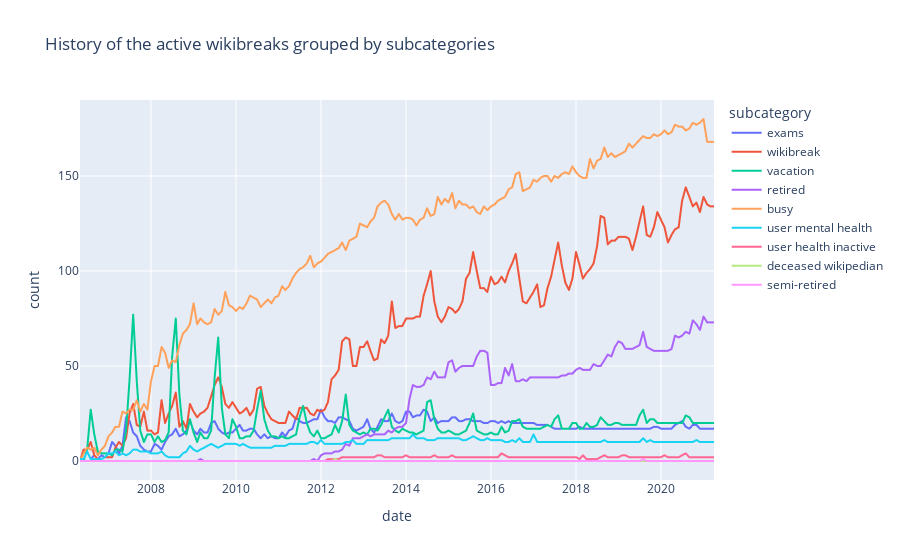

Notebook code cell kept with this figure:
### Code cell
fig = px.line(breaks_history_subcategory_count_cleaned, x='date', y='count', color='subcategory', title='History of the active wikibreaks grouped by subcategories')
fig.show()

### Figure 1 — Plotly figure (JSON) as saved in the notebook; plotly's stock layout.template omitted (floating-point values rounded to 4 significant figures; data arrays with more than 128 entries replaced by an {"elided": "..."} marker saying what was removed)
{"data": [{"hovertemplate": "subcategory=exams<br>date=%{x}<br>count=%{y}<extra></extra>", "legendgroup": "exams", "line": {"color": "#636efa", "dash": "solid"}, "mode": "lines", "name": "exams", "showlegend": true, "type": "scattergl", "x": {"elided": "180 str values"}, "xaxis": "x", "y": {"elided": "180 int values"}, "yaxis": "y"}, {"hovertemplate": "subcategory=wikibreak<br>date=%{x}<br>count=%{y}<extra></extra>", "legendgroup": "wikibreak", "line": {"color": "#EF553B", "dash": "solid"}, "mode": "lines", "name": "wikibreak", "showlegend": true, "type": "scattergl", "x": {"elided": "180 str values"}, "xaxis": "x", "y": {"elided": "180 int values"}, "yaxis": "y"}, {"hovertemplate": "subcategory=vacation<br>date=%{x}<br>count=%{y}<extra></extra>", "legendgroup": "vacation", "line": {"color": "#00cc96", "dash": "solid"}, "mode": "lines", "name": "vacation", "showlegend": true, "type": "scattergl", "x": {"elided": "180 str values"}, "xaxis": "x", "y": {"elided": "180 int values"}, "yaxis": "y"}, {"hovertemplate": "subcategory=retired<br>date=%{x}<br>count=%{y}<extra></extra>", "legendgroup": "retired", "line": {"color": "#ab63fa", "dash": "solid"}, "mode": "lines", "name": "retired", "showlegend": true, "type": "scattergl", "x": {"elided": "180 str values"}, "xaxis": "x", "y": {"elided": "180 int values"}, "yaxis": "y"}, {"hovertemplate": "subcategory=busy<br>date=%{x}<br>count=%{y}<extra></extra>", "legendgroup": "busy", "line": {"color": "#FFA15A", "dash": "solid"}, "mode": "lines", "name": "busy", "showlegend": true, "type": "scattergl", "x": {"elided": "180 str values"}, "xaxis": "x", "y": {"elided": "180 int values"}, "yaxis": "y"}, {"hovertemplate": "subcategory=user mental health<br>date=%{x}<br>count=%{y}<extra></extra>", "legendgroup": "user mental health", "line": {"color": "#19d3f3", "dash": "solid"}, "mode": "lines", "name": "user mental health", "showlegend": true, "type": "scattergl", "x": {"elided": "180 str values"}, "xaxis": "x", "y": {"elided": "180 int values"}, "yaxis": "y"}, {"hovertemplate": "subcategory=user health inactive<br>date=%{x}<br>count=%{y}<extra></extra>", "legendgroup": "user health inactive", "line": {"color": "#FF6692", "dash": "solid"}, "mode": "lines", "name": "user health inactive", "showlegend": true, "type": "scattergl", "x": {"elided": "180 str values"}, "xaxis": "x", "y": {"elided": "180 int values"}, "yaxis": "y"}, {"hovertemplate": "subcategory=deceased wikipedian<br>date=%{x}<br>count=%{y}<extra></extra>", "legendgroup": "deceased wikipedian", "line": {"color": "#B6E880", "dash": "solid"}, "mode": "lines", "name": "deceased wikipedian", "showlegend": true, "type": "scattergl", "x": {"elided": "180 str values"}, "xaxis": "x", "y": {"elided": "180 int values"}, "yaxis": "y"}, {"hovertemplate": "subcategory=semi-retired<br>date=%{x}<br>count=%{y}<extra></extra>", "legendgroup": "semi-retired", "line": {"color": "#FF97FF", "dash": "solid"}, "mode": "lines", "name": "semi-retired", "showlegend": true, "type": "scattergl", "x": {"elided": "180 str values"}, "xaxis": "x", "y": {"elided": "180 int values"}, "yaxis": "y"}], "layout": {"legend": {"title": {"text": "subcategory"}, "tracegroupgap": 0}, "title": {"text": "History of the active wikibreaks grouped by subcategories"}, "xaxis": {"anchor": "y", "domain": [0, 1], "title": {"text": "date"}}, "yaxis": {"anchor": "x", "domain": [0, 1], "title": {"text": "count"}}}}
